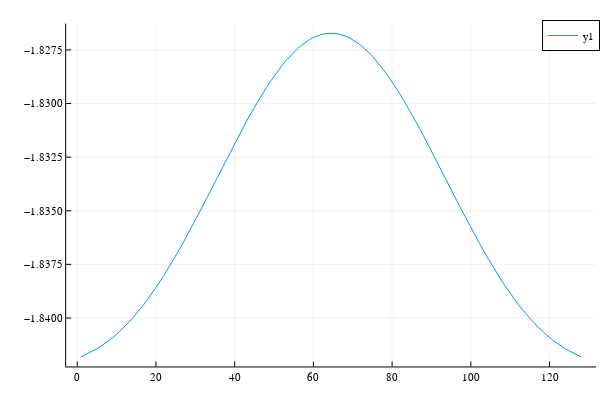

The cell this chart's notebook holds for it:
### Code cell
plot(rf - rfoc)

### Figure 1 — Plotly figure (JSON) as saved in the notebook; plotly's stock layout.template omitted (floating-point values rounded to 4 significant figures)
{"data": [{"colorbar": {"title": ""}, "legendgroup": "y1", "line": {"color": "rgba(0, 154, 250, 1.000)", "dash": "solid", "shape": "linear", "width": 1}, "mode": "lines", "name": "y1", "showlegend": true, "type": "scatter", "x": [1, 2, 3, 4, 5, 6, 7, 8, 9, 10, 11, 12, 13, 14, 15, 16, 17, 18, 19, 20, 21, 22, 23, 24, 25, 26, 27, 28, 29, 30, 31, 32, 33, 34, 35, 36, 37, 38, 39, 40, 41, 42, 43, 44, 45, 46, 47, 48, 49, 50, 51, 52, 53, 54, 55, 56, 57, 58, 59, 60, 61, 62, 63, 64, 65, 66, 67, 68, 69, 70, 71, 72, 73, 74, 75, 76, 77, 78, 79, 80, 81, 82, 83, 84, 85, 86, 87, 88, 89, 90, 91, 92, 93, 94, 95, 96, 97, 98, 99, 100, 101, 102, 103, 104, 105, 106, 107, 108, 109, 110, 111, 112, 113, 114, 115, 116, 117, 118, 119, 120, 121, 122, 123, 124, 125, 126, 127, 128], "xaxis": "x", "y": [-1.842, -1.842, -1.842, -1.842, -1.841, -1.841, -1.841, -1.841, -1.841, -1.841, -1.841, -1.84, -1.84, -1.84, -1.84, -1.84, -1.839, -1.839, -1.839, -1.839, -1.838, -1.838, -1.838, -1.837, -1.837, -1.837, -1.836, -1.836, -1.836, -1.835, -1.835, -1.835, -1.834, -1.834, -1.834, -1.833, -1.833, -1.833, -1.832, -1.832, -1.832, -1.831, -1.831, -1.83, -1.83, -1.83, -1.83, -1.829, -1.829, -1.829, -1.828, -1.828, -1.828, -1.828, -1.828, -1.827, -1.827, -1.827, -1.827, -1.827, -1.827, -1.827, -1.827, -1.827, -1.827, -1.827, -1.827, -1.827, -1.827, -1.827, -1.827, -1.827, -1.827, -1.828, -1.828, -1.828, -1.828, -1.828, -1.829, -1.829, -1.829, -1.83, -1.83, -1.83, -1.83, -1.831, -1.831, -1.832, -1.832, -1.832, -1.833, -1.833, -1.833, -1.834, -1.834, -1.834, -1.835, -1.835, -1.835, -1.836, -1.836, -1.836, -1.837, -1.837, -1.837, -1.838, -1.838, -1.838, -1.839, -1.839, -1.839, -1.839, -1.84, -1.84, -1.84, -1.84, -1.84, -1.841, -1.841, -1.841, -1.841, -1.841, -1.841, -1.841, -1.842, -1.842, -1.842, -1.842], "yaxis": "y", "zmax": null, "zmin": null}], "layout": {"annotations": [], "height": 400, "legend": {"bgcolor": "rgba(255, 255, 255, 1.000)", "bordercolor": "rgba(0, 0, 0, 1.000)", "borderwidth": 1, "font": {"color": "rgba(0, 0, 0, 1.000)", "family": "sans-serif", "size": 11}, "title": {"font": {"color": "rgba(0, 0, 0, 1.000)", "family": "sans-serif", "size": 15}, "text": ""}, "tracegroupgap": 0, "traceorder": "normal", "x": 1, "xanchor": "auto", "y": 1, "yanchor": "auto"}, "margin": {"b": 20, "l": 0, "r": 0, "t": 20}, "paper_bgcolor": "rgba(255, 255, 255, 1.000)", "plot_bgcolor": "rgba(255, 255, 255, 1.000)", "showlegend": true, "width": 600, "xaxis": {"anchor": "y", "domain": [0.1103, 0.9934], "gridcolor": "rgba(0, 0, 0, 0.100)", "gridwidth": 0.5, "linecolor": "rgba(0, 0, 0, 1.000)", "mirror": false, "range": [-2.81, 131.8], "showgrid": true, "showline": true, "showticklabels": true, "tickangle": 0, "tickcolor": "rgb(0, 0, 0)", "tickfont": {"color": "rgba(0, 0, 0, 1.000)", "family": "sans-serif", "size": 11}, "tickmode": "array", "ticks": "inside", "ticktext": ["0", "20", "40", "60", "80", "100", "120"], "tickvals": [0, 20, 40, 60, 80, 100, 120], "title": "", "titlefont": {"color": "rgba(0, 0, 0, 1.000)", "family": "sans-serif", "size": 15}, "type": "-", "visible": true, "zeroline": false, "zerolinecolor": "rgba(0, 0, 0, 1.000)"}, "yaxis": {"anchor": "x", "domain": [0.03762, 0.9902], "gridcolor": "rgba(0, 0, 0, 0.100)", "gridwidth": 0.5, "linecolor": "rgba(0, 0, 0, 1.000)", "mirror": false, "range": [-1.842, -1.826], "showgrid": true, "showline": true, "showticklabels": true, "tickangle": 0, "tickcolor": "rgb(0, 0, 0)", "tickfont": {"color": "rgba(0, 0, 0, 1.000)", "family": "sans-serif", "size": 11}, "tickmode": "array", "ticks": "inside", "ticktext": ["−1.8400", "−1.8375", "−1.8350", "−1.8325", "−1.8300", "−1.8275"], "tickvals": [-1.84, -1.838, -1.835, -1.833, -1.83, -1.828], "title": "", "titlefont": {"color": "rgba(0, 0, 0, 1.000)", "family": "sans-serif", "size": 15}, "type": "-", "visible": true, "zeroline": false, "zerolinecolor": "rgba(0, 0, 0, 1.000)"}}}
